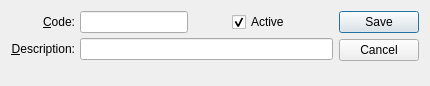
<?xml version="1.0" encoding="UTF-8"?>
<ui version="4.0">
 <comment>This file is part of the xTuple ERP: PostBooks Edition, a free and
open source Enterprise Resource Planning software suite,
Copyright (c) 1999-2014 by OpenMFG LLC, d/b/a xTuple.
It is licensed to you under the Common Public Attribution License
version 1.0, the full text of which (including xTuple-specific Exhibits)
is available at www.xtuple.com/CPAL.  By using this software, you agree
to be bound by its terms.</comment>
 <class>poType</class>
 <widget class="QDialog" name="poType">
  <property name="geometry">
   <rect>
    <x>0</x>
    <y>0</y>
    <width>430</width>
    <height>86</height>
   </rect>
  </property>
  <property name="windowTitle">
   <string>Purchase Type</string>
  </property>
  <layout class="QGridLayout" name="gridLayout">
   <item row="0" column="0">
    <layout class="QVBoxLayout">
     <property name="spacing">
      <number>0</number>
     </property>
     <item>
      <layout class="QHBoxLayout">
       <property name="spacing">
        <number>5</number>
       </property>
       <item>
        <layout class="QVBoxLayout">
         <property name="spacing">
          <number>5</number>
         </property>
         <item>
          <widget class="QLabel" name="_codeLit">
           <property name="text">
            <string>&amp;Code:</string>
           </property>
           <property name="alignment">
            <set>Qt::AlignRight|Qt::AlignTrailing|Qt::AlignVCenter</set>
           </property>
           <property name="buddy">
            <cstring>_code</cstring>
           </property>
          </widget>
         </item>
         <item>
          <widget class="QLabel" name="_descriptionLit">
           <property name="text">
            <string>&amp;Description:</string>
           </property>
           <property name="alignment">
            <set>Qt::AlignRight|Qt::AlignTrailing|Qt::AlignVCenter</set>
           </property>
           <property name="buddy">
            <cstring>_description</cstring>
           </property>
          </widget>
         </item>
        </layout>
       </item>
       <item>
        <layout class="QVBoxLayout">
         <property name="spacing">
          <number>5</number>
         </property>
         <item>
          <layout class="QHBoxLayout">
           <property name="spacing">
            <number>0</number>
           </property>
           <item>
            <widget class="XLineEdit" name="_code"/>
           </item>
           <item>
            <spacer name="horizontalSpacer">
             <property name="orientation">
              <enum>Qt::Horizontal</enum>
             </property>
             <property name="sizeHint" stdset="0">
              <size>
               <width>40</width>
               <height>20</height>
              </size>
             </property>
            </spacer>
           </item>
           <item>
            <widget class="QCheckBox" name="_active">
             <property name="text">
              <string>Active</string>
             </property>
             <property name="checked">
              <bool>true</bool>
             </property>
            </widget>
           </item>
           <item>
            <spacer name="Spacer29">
             <property name="orientation">
              <enum>Qt::Horizontal</enum>
             </property>
             <property name="sizeType">
              <enum>QSizePolicy::Expanding</enum>
             </property>
             <property name="sizeHint" stdset="0">
              <size>
               <width>20</width>
               <height>20</height>
              </size>
             </property>
            </spacer>
           </item>
          </layout>
         </item>
         <item>
          <widget class="XLineEdit" name="_description"/>
         </item>
        </layout>
       </item>
      </layout>
     </item>
     <item>
      <spacer name="Spacer35">
       <property name="orientation">
        <enum>Qt::Vertical</enum>
       </property>
       <property name="sizeType">
        <enum>QSizePolicy::Expanding</enum>
       </property>
       <property name="sizeHint" stdset="0">
        <size>
         <width>20</width>
         <height>20</height>
        </size>
       </property>
      </spacer>
     </item>
    </layout>
   </item>
   <item row="0" column="1">
    <widget class="QDialogButtonBox" name="_buttonBox">
     <property name="orientation">
      <enum>Qt::Vertical</enum>
     </property>
     <property name="standardButtons">
      <set>QDialogButtonBox::Cancel|QDialogButtonBox::Save</set>
     </property>
    </widget>
   </item>
  </layout>
 </widget>
 <layoutdefault spacing="6" margin="11"/>
 <customwidgets>
  <customwidget>
   <class>XLineEdit</class>
   <extends>QLineEdit</extends>
   <header>xlineedit.h</header>
   <container>1</container>
  </customwidget>
 </customwidgets>
 <tabstops>
  <tabstop>_code</tabstop>
  <tabstop>_active</tabstop>
  <tabstop>_description</tabstop>
  <tabstop>_buttonBox</tabstop>
 </tabstops>
 <includes>
  <include location="global">parameter.h</include>
 </includes>
 <resources/>
 <connections/>
</ui>
